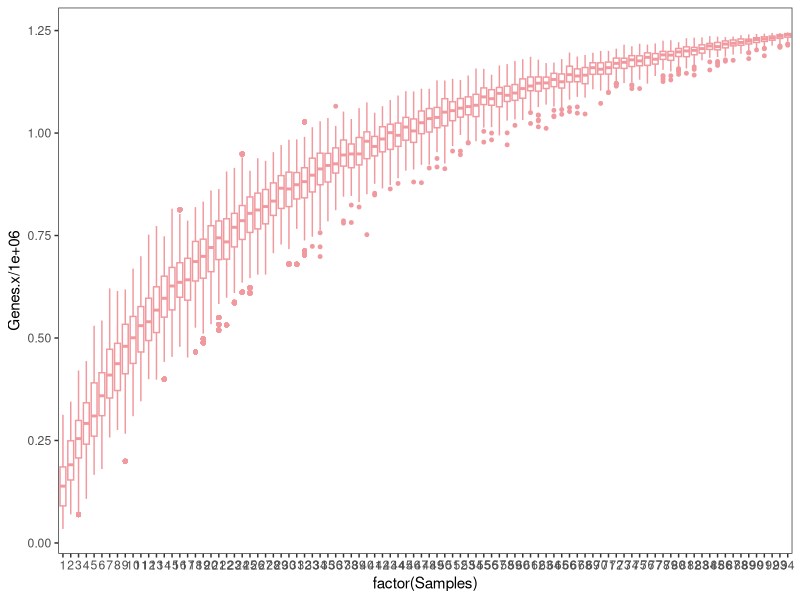
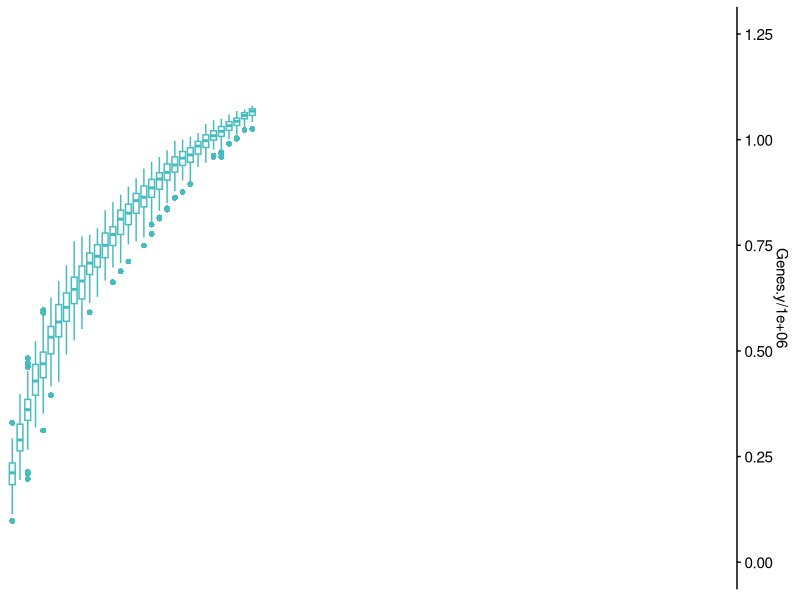
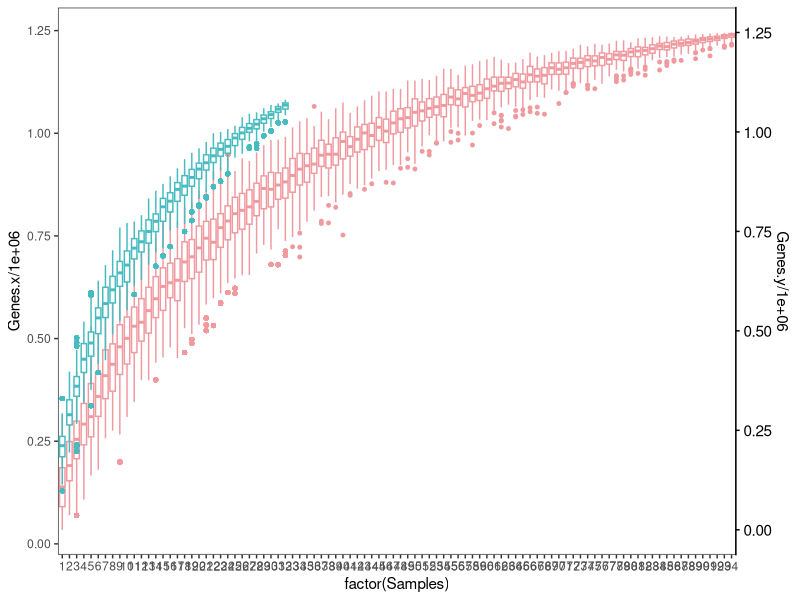
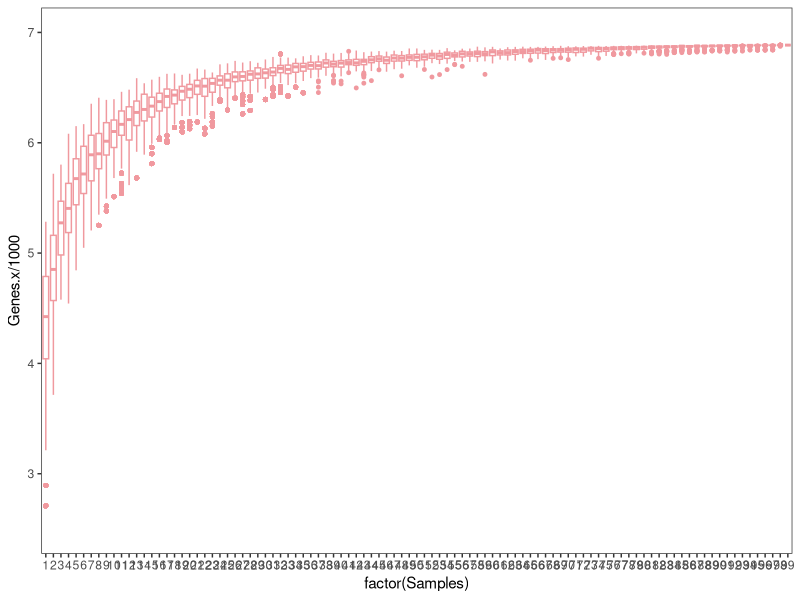
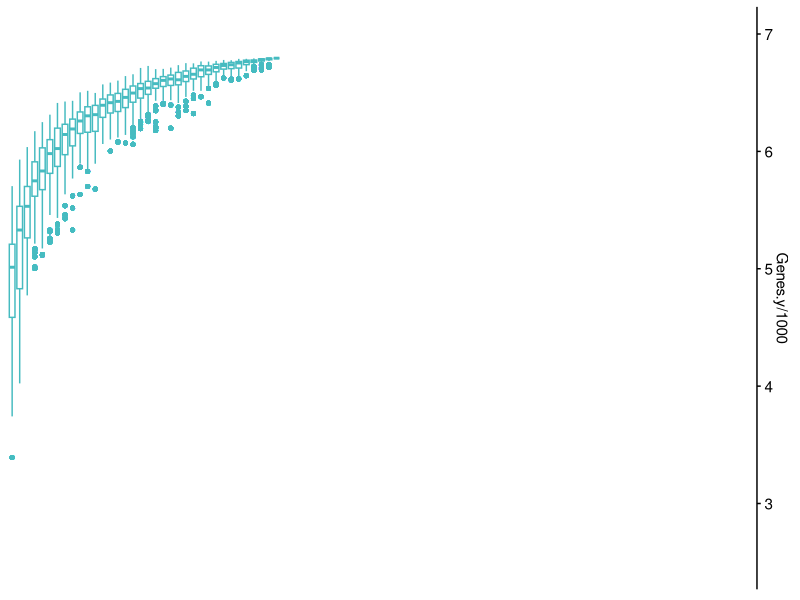
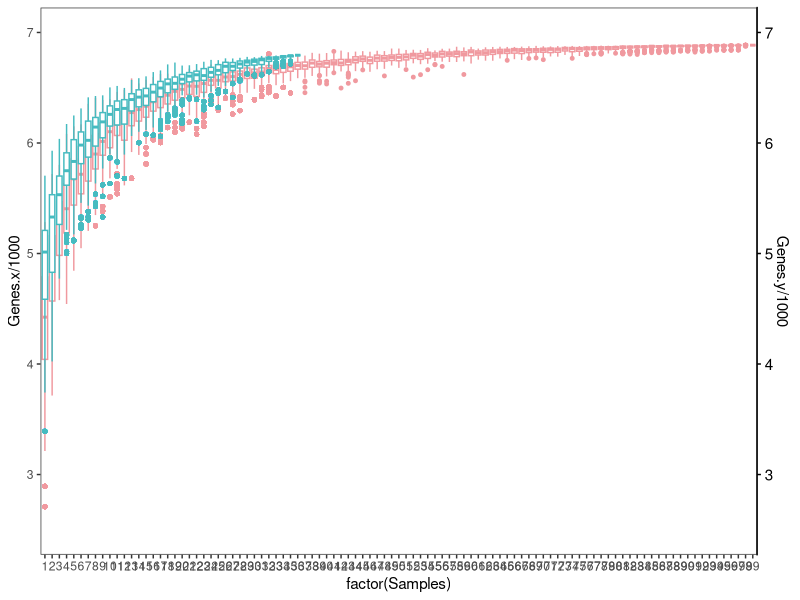

Generate these figures, in order, with R: (Note: this script raises an error after producing the figures.)
library(readxl)
library(dplyr)



#Figure S1a --------------------------------------
# Figure S1a. genes ####
dat.genes <- read_excel("Fig S1 Source Data.xlsx", sheet = "Fig S1a rarefaction genes")
dat.KO <- read_excel("Fig S1 Source Data.xlsx", sheet = "Fig S1a rarefaction KOs")


data1<-dat.genes[(dat.genes$Group=="COPD"),]
data2<-dat.genes[(dat.genes$Group=="Health"),]
dat_combined <- merge(data1,data2, by = "Samples",all = T)


library(ggplot2)
p1<-ggplot(dat_combined,aes(x=factor(Samples),y=Genes.x/1000000))+
  geom_boxplot(colour="#f0999f",outlier.colour=NULL,outlier.shape=19,outlier.size=1)+
  #scale_y_continuous(limits = c(0,2))  +
  theme_bw() + theme(panel.grid.minor =element_blank(), panel.grid.major = element_blank()) 
p1

library(ggpubr)
library(cowplot)
p2<-ggplot(dat_combined,aes(x=factor(Samples),y=Genes.y/1000000)) + 
  geom_boxplot(colour="#46bbc0",outlier.colour=NULL,outlier.shape=19,outlier.size=1)+
  scale_y_continuous(limits = c(0,1.25), position = "right",
                     breaks = seq(0,1.25, by=0.25))  +
  theme_half_open(11, rel_small = 1) + 
  rremove("x.axis")+
  rremove("xlab") +
  rremove("x.text") +
  rremove("x.ticks") +
  rremove("legend") 

p2

aligned_plots <- align_plots(p1, p2, align="hv", axis="tblr")
FigS1a.genes <- ggdraw(aligned_plots[[1]]) + draw_plot(aligned_plots[[2]])
FigS1a.genes


# Figure S1a. KO ####

data1<-dat.KO[(dat.KO$Group=="COPD"),]
data2<-dat.KO[(dat.KO$Group=="Health"),]
dat_combined <- merge(data1,data2, by = "Samples",all = T)

p1<-ggplot(dat_combined,aes(x=factor(Samples),y=Genes.x/1000))+
  geom_boxplot(colour="#f0999f",outlier.colour=NULL,outlier.shape=19,outlier.size=1)+
  scale_y_continuous(limits = c(2.5,7))  +
  theme_bw() + theme(panel.grid.minor =element_blank(), panel.grid.major = element_blank()) 
p1


p2<-ggplot(dat_combined,aes(x=factor(Samples),y=Genes.y/1000)) + 
  geom_boxplot(colour="#46bbc0",outlier.colour=NULL,outlier.shape=19,outlier.size=1)+
  scale_y_continuous(limits =  c(2.5,7), position = "right",
                     breaks = seq(3,7, by=1))  +
  theme_half_open(11, rel_small = 1) + 
  rremove("x.axis")+
  rremove("xlab") +
  rremove("x.text") +
  rremove("x.ticks") +
  rremove("legend") 

p2

aligned_plots <- align_plots(p1, p2, align="hv", axis="tblr")
FigS1a.KO <- ggdraw(aligned_plots[[1]]) + draw_plot(aligned_plots[[2]])
FigS1a.KO



# Figure S1b. -----------------------------------------------------
rm(list = ls())
# Fig S1b.stats #####
data<-read_excel("Fig S1 Source Data.xlsx" ,sheet =  "Fig S1b bin stats")
plotDat<-melt(data,id.vals="NAME")
group<-factor(plotDat$Group,levels=c("High","Medium","Low"))
FigS1b.stats <- 
  ggplot(plotDat,aes(x=group,y=value))+
  geom_boxplot(outlier.shape=NA,aes(fill=group))+
  geom_jitter(alpha=0.1,shape=20,size=3,position=position_jitter(0.2))+
  facet_wrap(~variable,scale="free")+
  scale_fill_manual(values=c("#3081bc","#9fc8e2","#dfebf5")) +
  theme_bw()+theme(axis.line = element_line(colour = "black"),
                   panel.grid.major = element_blank(),
                   panel.grid.minor = element_blank(),
                   panel.background = element_blank())
FigS1b.stats

# Fig S1b.taxa #####
data <- read_excel("Fig S1 Source Data.xlsx", sheet = "Fig S1b bin taxa")
plotDat <- data %>% reshape2::melt() %>% 
  group_by(variable, Genus) %>% 
  summarise(sumed = sum(value), Phylum=unique(Phylum)) %>%
  mutate(freq=sumed/sum(sumed))

plotDat$Phylum <- factor(plotDat$Phylum, 
                         levels = c("Bacteroidetes","Proteobacteria","Actinobacteria",
                                    "Firmicutes","Spirochaetes","TM7"))
genus.level <- c("Prevotella","Porphyromonadaceae","Bacteroidales",
                 "Neisseria","Haemophilus","Moraxella","Campylobacter","Ralstonia","Pseudomonas","Lautropia",
                 "Rothia","Schaalia","Actinomyces",
                 "Streptococcus","Veillonella","Lachnospiraceae","Mogibacterium",
                 "Megasphaera","Selenomonas","Lactobacillus",
                 "Treponema","Saccharibacteria","Others","Unclassified")
plotDat$Genus[!plotDat$Genus  %in% genus.level] <- "Others"

plotDat$Genus <- factor(plotDat$Genus,levels = rev(genus.level))

mypalette <- c("#E25554","#E88D8D","#F2C3C3",
               "#EEA020","#F0AD4D","#F4BF76","#F7CF9E","#F6D9B9","#FBE9D8","#FCF2EA",
               "#49A9CE","#80CCE0","#BFE4EE",
               "#33A863","#4EB676","#77C392","#96CFA9",
               "#B4DCC1","#C5E3D0","#E2F1E6",
               "#D0BB8A","#968CBC","#B7B6B6","#E5E3E2")

FigS1b.taxa <- ggplot(plotDat) +
  geom_col(aes(x=variable, y=freq, fill=Genus))+
  scale_fill_manual(values = rev(mypalette))+
  theme_classic()
FigS1b.taxa